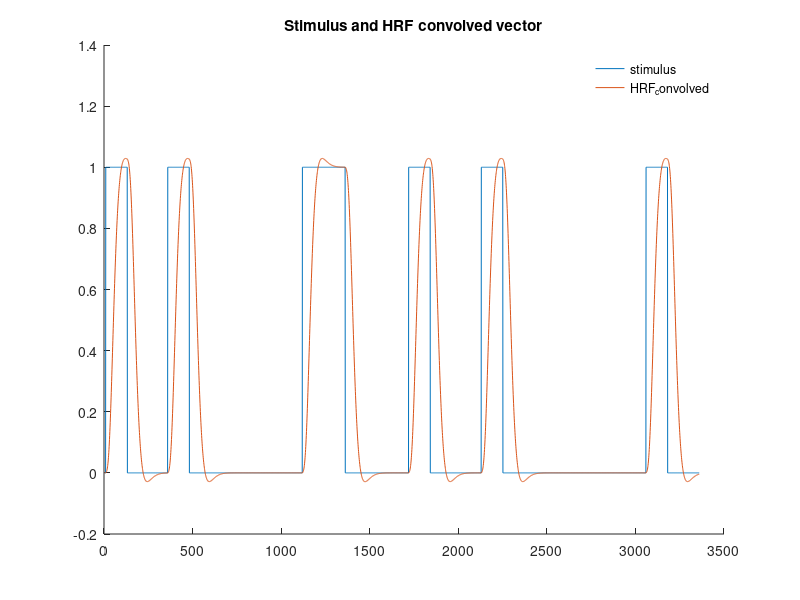

Write MATLAB code to recreate this figure.



% parameters of the stimulus simulation

modelDuration=336; % total duration of the modeled period, in seconds
modelResolution=10; % temporal sampling frequency of model, in Hz
modelLength=modelDuration*modelResolution; % duh
stimulusDuration=12; % duration of the modeled step of neural activity, in seconds
stimulusOnsets=[1,36,112,124,172,213,306]; % the time of onset of stimulus blocks, in seconds


% Create a stimulus model, which is a simple step function of input
t = linspace(1,modelDuration,modelDuration*modelResolution); % the temporal domain of the model
yStimulus = t*0; % the stimulus vector
for i=1:length(stimulusOnsets)
    thisStimulusOnset=round(stimulusOnsets(i)*modelResolution);    
    yStimulus(thisStimulusOnset:thisStimulusOnset+(stimulusDuration*modelResolution)+1) = 1; % implement the step function of input
end

% parameters of the double-gamma hemodynamic filter (HRF)
param.gamma1 = 6;   % positive gamma parameter (roughly, time-to-peak in seconds)
param.gamma2 = 12;  % negative gamma parameter (roughly, time-to-peak in seconds)
param.gammaScale = 10; % scaling factor between the positive and negative gamma componenets

%% Convolve the neural model by the BOLD HRF

% Create a double-gamma model of the hemodynamic response function (HRF)
BOLDHRF = gampdf(t, param.gamma1, 1) - ...
    gampdf(t, param.gamma2, 1)/param.gammaScale;

% scale to unit sum to preserve amplitude of y following convolution
BOLDHRF = BOLDHRF/sum(BOLDHRF);

% Perform the convolution
yBOLD = conv(yStimulus,BOLDHRF);

% Truncate the convolved vector to the input length. Not sure why I have to
% do this. Probably mis-using the conv function.
yBOLD = yBOLD(1:modelLength);



%% Plot the model
figure;
hold on;
r1 = plot(yStimulus);
r2 = plot(yBOLD);
title('Stimulus and HRF convolved vector');
legend([r1 r2], 'stimulus', 'HRF_convolved');
legend boxoff
hold off;